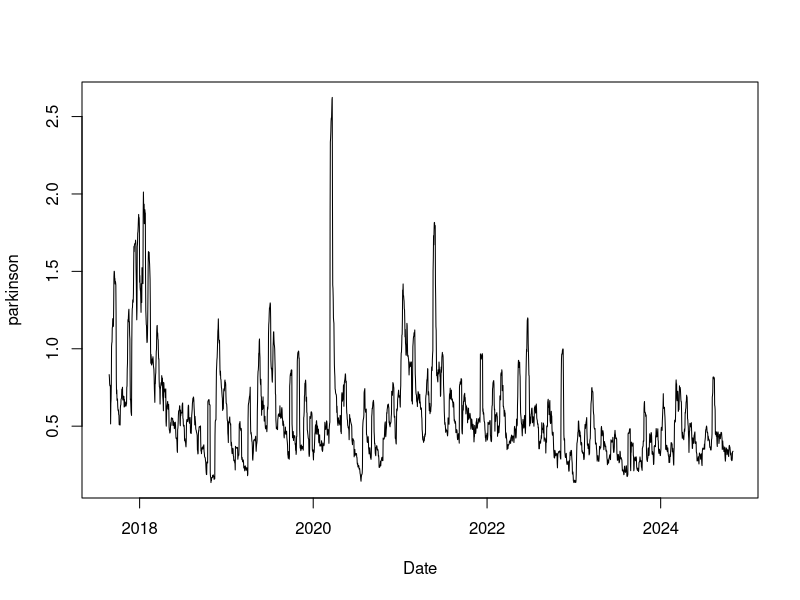

Recreate this plot in R.
library(TTR)
library(quantmod)
library(xts)


func_parkinson <- function(H, L, log_price = FALSE) {
  if (log_price == FALSE) {
    P <- ((log(H / L))^2) / (4 * log(2))
  } else {
    P <- ((H - L)^2) / (4 * log(2))
  }
  return(P)
  # P = Variancia
}


# data
prices = read.csv('BTCUSDT_1d.csv')

# data frame in the TTR's format
ohlc_prices <- data.frame(
  Open = as.numeric(prices$Open),
  High = as.numeric(prices$High),
  Low = as.numeric(prices$Low),
  Close = as.numeric(prices$Close)
)

Date <- as.Date(prices$OpenTime)

# calculating proxy
parkinson <- volatility(ohlc_prices, calc = "parkinson")

sum(is.na(parkinson))
na_indices <- which(is.na(parkinson))

plot(Date, parkinson, type = 'l')

# generating CSV file
vol_forecasts_parkinson <- xts(parkinson, order.by = Date)
colnames(vol_forecasts_parkinson) <- c("Forecasts")
write.zoo(
  vol_forecasts_parkinson,
  file = "act_btc_proxy.csv",
  sep = ",",
  col.names = TRUE
)
